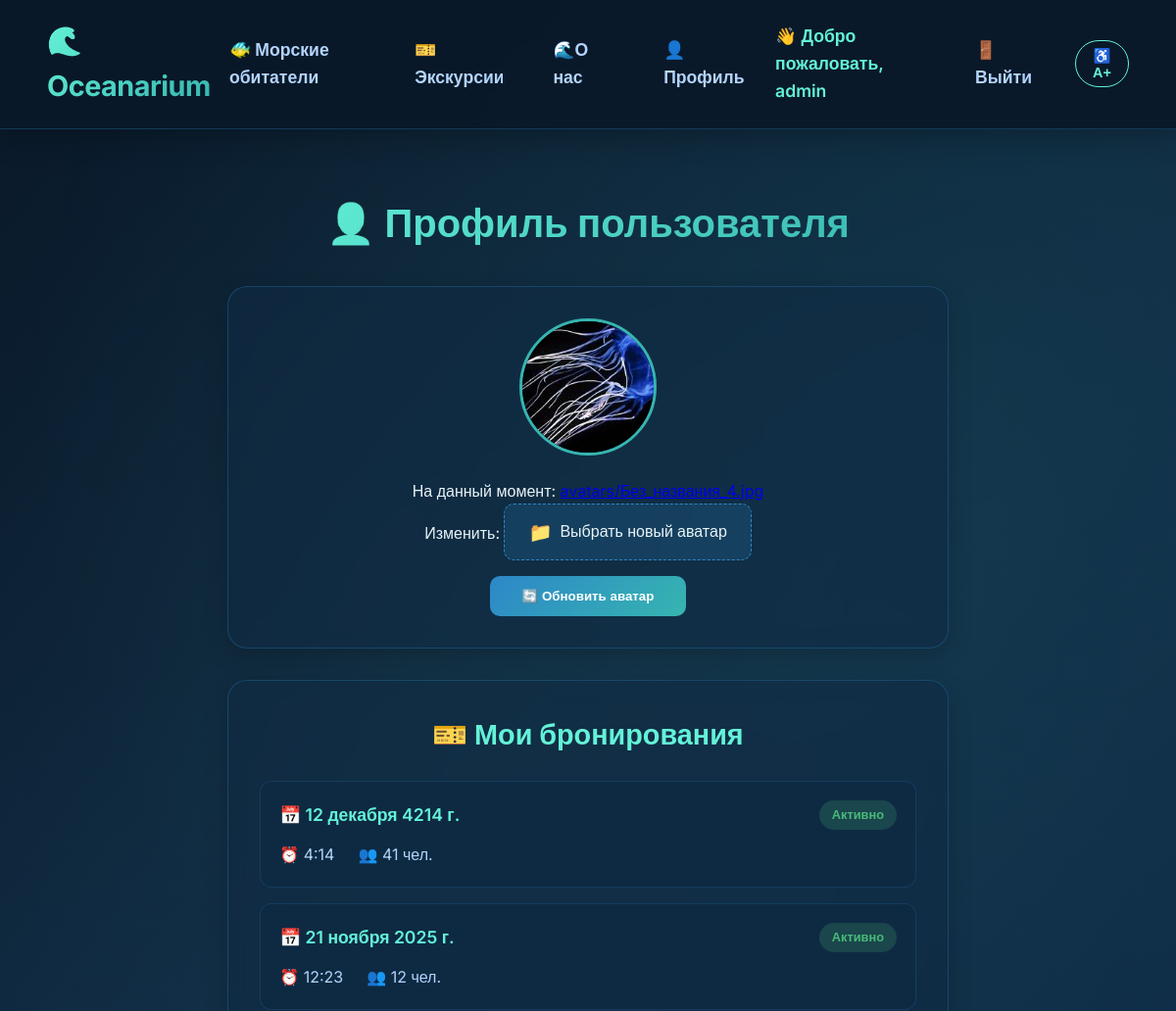
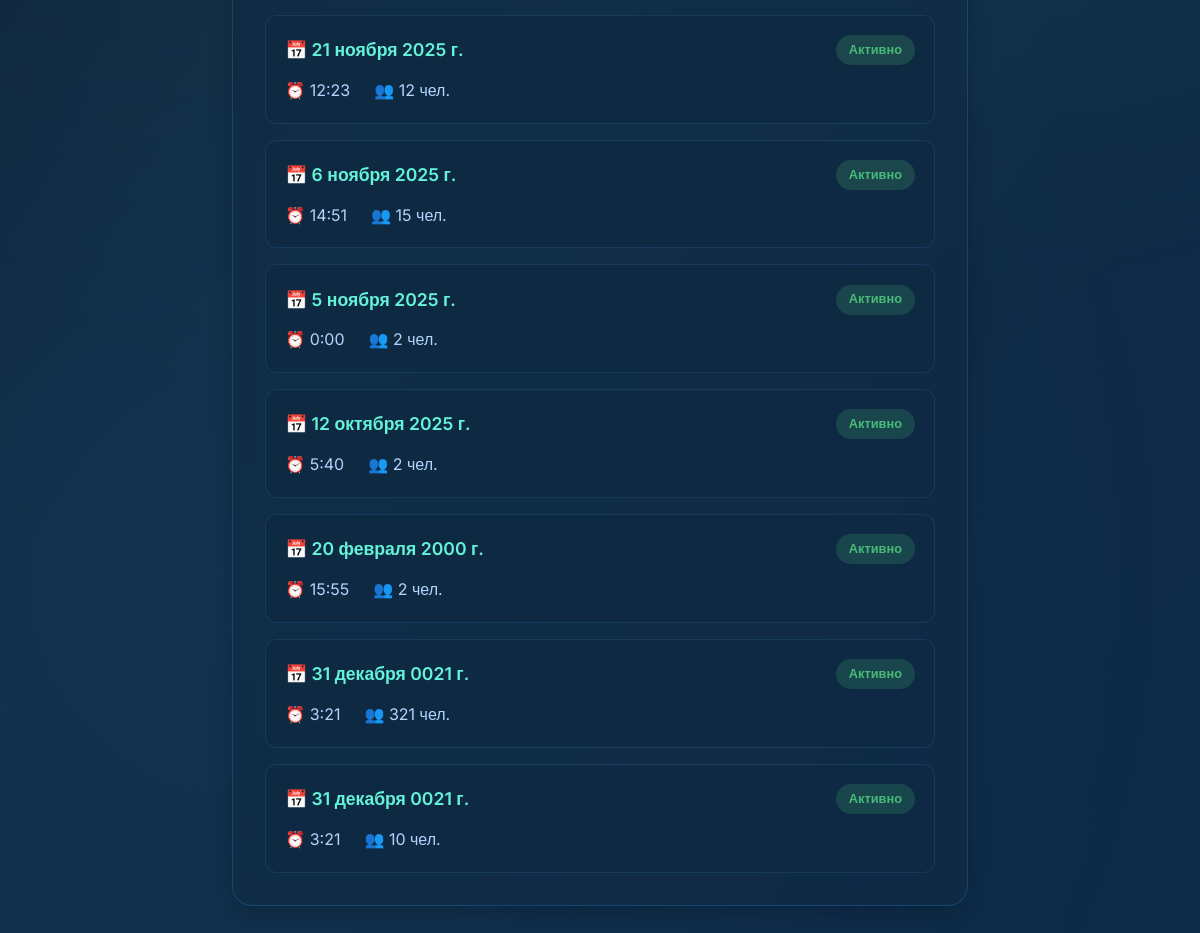
The page /users/profile/ (signed in) on the database its author committed (2 pictures, top to bottom).
### users/models.py (models this page shows, shortened)
class Profile(models.Model):
    user = models.OneToOneField(User, on_delete=models.CASCADE)
    avatar = models.ImageField(upload_to='avatars/', default='avatars/default.png')

### bookings/models.py (models this page shows, shortened)
class Booking(models.Model):
    user = models.ForeignKey(User, on_delete=models.CASCADE)
    date = models.DateField()
    time = models.TimeField()
    number_of_people = models.PositiveIntegerField()
    created_at = models.DateTimeField(default=timezone.now)

### users/views.py (the view)
# urls.py: path('profile/', views.profile_view, name='profile'),
@login_required
def profile_view(request):
    profile = request.user.profile
    bookings = Booking.objects.filter(user=request.user).order_by('-date')
    if request.method == 'POST':
        form = ProfileForm(request.POST, request.FILES, instance=profile)
        if form.is_valid():
            form.save()
    else:
        form = ProfileForm(instance=profile)
    return render(request, 'users/profile.html', {'form': form, 'bookings': bookings})

### users/templates/users/profile.html (shortened to what this page needs)
{% extends "base.html" %}
{% load static %}
{% block content %}
<div class="profile-wrapper">
    <h1 class="profile-title">👤 Профиль пользователя</h1>
    <div class="avatar-section">
        <div class="avatar-container">
            <img src="{{ request.user.profile.avatar.url }}" alt="Avatar" class="avatar-image" id="avatar-img">
        </div>
        <form method="post" enctype="multipart/form-data" class="avatar-form">
            <div class="file-input-wrapper">
                {{ form.avatar }}
                <label for="id_avatar" class="file-input-label">
                    <span class="file-icon">📁</span>
                    Выбрать новый аватар
                </label>
            </div>
            <button type="submit" class="update-btn">🔄 Обновить аватар</button>
        </form>
    </div>
    <div class="bookings-section">
        <h2 class="bookings-title">🎫 Мои бронирования</h2>
        <div class="bookings-container">
            {% for booking in bookings %}
            <div class="booking-card" style="animation-delay: {{ forloop.counter0|add:0.1 }}s">
                <div class="booking-header">
                    <span class="booking-date">📅 {{ booking.date }}</span>
                    <span class="booking-status {% if booking.is_past %}past{% else %}upcoming{% endif %}">
                        {% if booking.is_past %}Завершено{% else %}Активно{% endif %}
                    </span>
                </div>
                <div class="booking-details">
                    <span class="booking-time">⏰ {{ booking.time }}</span>
                    <span class="booking-people">👥 {{ booking.number_of_people }} чел.</span>
                </div>
            </div>
            {% empty %}
            <div class="no-bookings">
                <div class="empty-icon">🎯</div>
                <p>У вас ещё нет бронирований</p>
                <a href="{% url 'bookings:book_tour' %}" class="book-now-btn">Забронировать экскурсию</a>
            </div>
            {% endfor %}
        </div>
    </div>
</div>
{% endblock %}

### templates/base.html (shortened to what this page needs)
<!DOCTYPE html>
<html lang="ru">
<head>
    {% load static %}
    <link rel="stylesheet" href="{% static 'style.css' %}">
</head>
<body>
    <header>
        <div class="logo">🌊 Oceanarium</div>
        <nav>
            <a href="{% url 'animals:list' %}">🐠 Морские обитатели</a>
            <a href="{% url 'bookings:book_tour' %}">🎫 Экскурсии</a>
            <a href="{% url 'about' %}">🌊О нас</a>
                {% if user.is_authenticated %}
                 <a href="{% url 'users:profile' %}">👤Профиль</a>
                <span>👋 Добро пожаловать, {{ user.username }}</span>
                <a href="{% url 'users:logout' %}">🚪 Выйти</a>
            {% else %}
                <a href="{% url 'users:login' %}">🔑 Войти</a>
                <a href="{% url 'users:register' %}">📝 Регистрация</a>
            {% endif %}
            <button
            type="button"
            id="accessibility-toggle"
            class="accessibility-toggle"
            aria-pressed="false"
            title="Режим повышенной доступности (контраст + крупный шрифт)"
        >
            ♿ A+
        </button>
        </nav>
    </header>
    <main>
        {% block content %}{% endblock %}
    </main>
</body>
</html>
</body>
</html>

### static/style.css (style rules this page uses)
* { margin: 0; padding: 0; box-sizing: border-box; }
:root { --primary-dark: #0a1929; --secondary-dark: #102a43; --accent-blue: #2d87c8; --accent-teal: #36b5b0; --accent-light: #64f2d8; --text-primary: #e8f4f8; --text-secondary: #b3d4fc; --glass-bg: rgba(16, 42, 67, 0.6); --glass-border: rgba(45, 135, 200, 0.3); --shadow-glow: 0 0 20px rgba(45, 135, 200, 0.4); }
body { font-family: 'Inter', 'Poppins', sans-serif; background: linear-gradient(135deg, #0a1929 0%, #102a43 50%, #0d2b4a 100%); color: var(--text-primary); min-height: 100vh; line-height: 1.6; overflow-x: hidden; position: relative; }
body::before { content: ''; position: fixed; top: 0; left: 0; width: 100%; height: 100%; background-image: radial-gradient(circle at 20% 80%, rgba(45, 135, 200, 0.1) 0%, transparent 50%), radial-gradient(circle at 80% 20%, rgba(54, 181, 176, 0.1) 0%, transparent 50%), radial-gradient(circle at 40% 40%, rgba(100, 242, 216, 0.05) 0%, transparent 50%); z-index: -2; }
header { background: rgba(10, 25, 41, 0.95); backdrop-filter: blur(20px); border-bottom: 1px solid var(--glass-border); padding: 1.2rem 3rem; display: flex; justify-content: space-between; align-items: center; position: sticky; top: 0; z-index: 1000; box-shadow: 0 4px 30px rgba(0, 0, 0, 0.3); }
header .logo { font-size: 1.8rem; font-weight: 700; background: linear-gradient(135deg, var(--accent-light), var(--accent-teal)); -webkit-background-clip: text; -webkit-text-fill-color: transparent; background-clip: text; letter-spacing: -0.5px; }
header nav { display: flex; align-items: center; gap: 2rem; }
header nav a { color: var(--text-secondary); text-decoration: none; font-weight: 600; font-size: 1.1rem; padding: 0.7rem 1.2rem; border-radius: 8px; transition: all 0.3s ease; position: relative; overflow: hidden; }
header nav a::before { content: ''; position: absolute; bottom: 0; left: 0; width: 0; height: 2px; background: linear-gradient(90deg, var(--accent-light), var(--accent-teal)); transition: width 0.3s ease; }
header nav span { color: var(--accent-light); font-weight: 600; font-size: 1.1rem; }
main { max-width: 1200px; margin: 0 auto; padding: 2rem 1.5rem; animation: contentAppear 0.8s ease-out; }

### rows shown on the page
Profile: avatar "На данный момент: Изменить:"
Booking: date "12 декабря 4214 г.", time "4:14", number_of_people "41"
Booking: date "21 ноября 2025 г.", time "12:23", number_of_people "12"
Booking: date "21 ноября 2025 г.", time "12:23", number_of_people "12"
Booking: date "6 ноября 2025 г.", time "14:51", number_of_people "15"
Booking: date "5 ноября 2025 г.", time "0:00", number_of_people "2"
Booking: date "12 октября 2025 г.", time "5:40", number_of_people "2"
Booking: date "20 февраля 2000 г.", time "15:55", number_of_people "2"
Booking: date "31 декабря 0021 г.", time "3:21", number_of_people "321"
Booking: date "31 декабря 0021 г.", time "3:21", number_of_people "10"

### other values the page prints
{{ user.username }} "admin"
